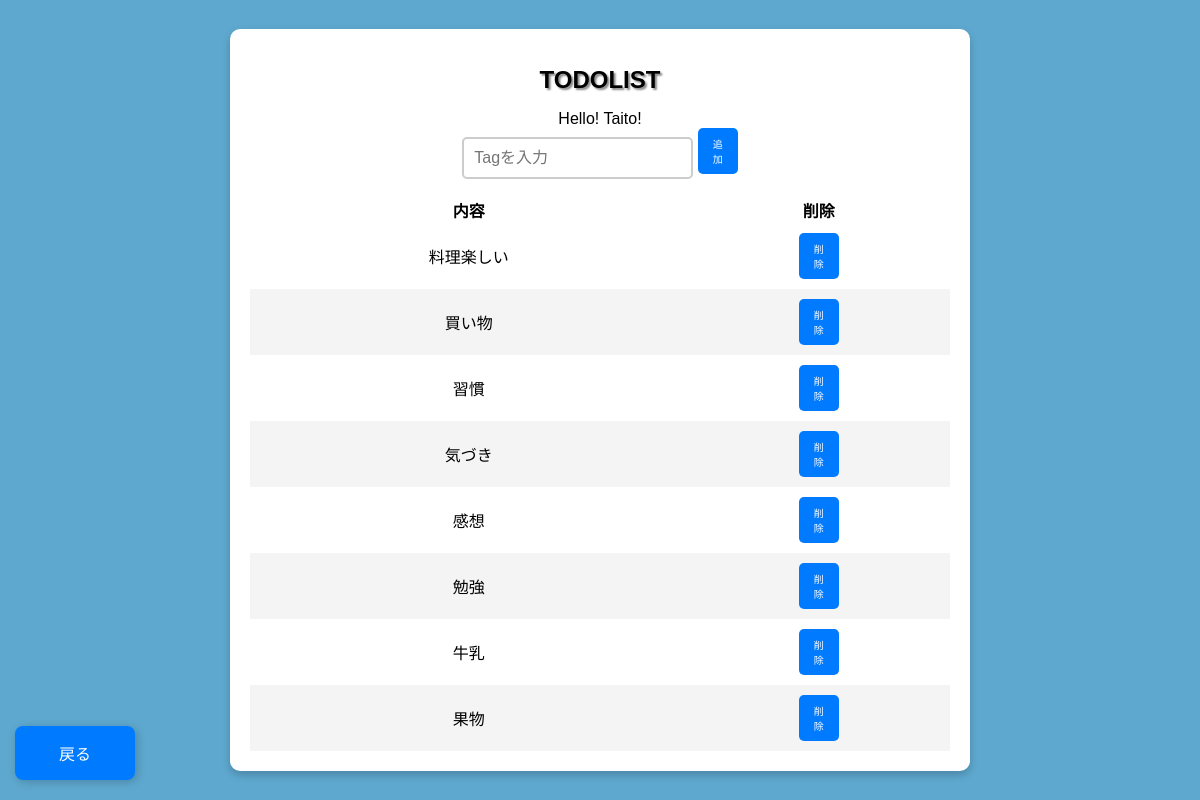
Page /tag on the earlier database version.
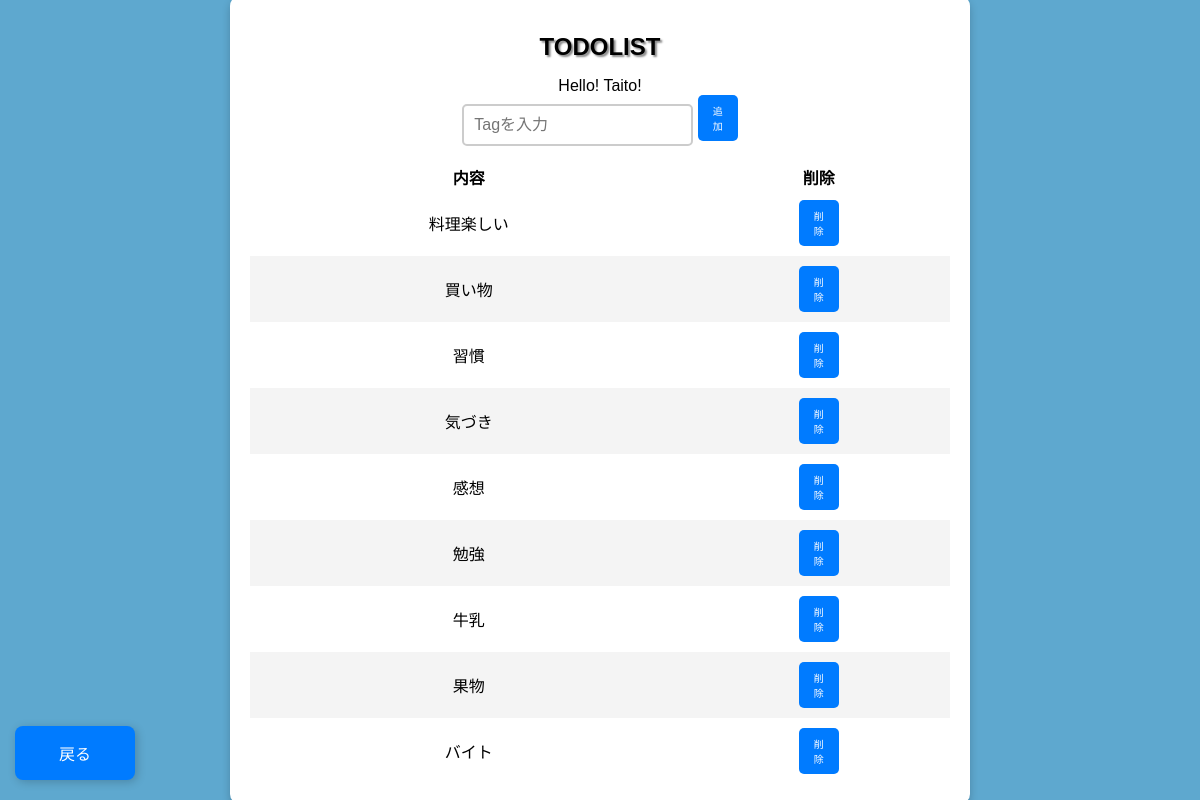
Same page on the later database version.
### app/database/table/models.py (models this page shows)
class Tag(Base):
    __tablename__ = 'tag'
    __table_args__ = {
        'comment': 'tagの内容を管理するテーブル'
    }
    id   = Column('tag_id', Integer, primary_key=True, autoincrement=True)
    desc = Column('description', String(200), nullable=False)
    settings = relationship("Set", back_populates="tag", cascade="all, delete-orphan")

### app/routes/tag.py (the view)
@router.get("/tag")
async def read_tags(
    request: Request,
    skip: int = Query(0),
    limit: int = Query(100)
):
    if limit <0 or skip < 0:
        return RedirectResponse(url="/error/tag")
    tag_query = db.query(Tag).offset(skip).limit(limit)
    tag_list = tag_query.all()
    todo_list = db.query(Todo).all()
    set_list = db.query(Set).all
    db.close()
    return templates.TemplateResponse("taglist.html", {
        "request": request,
        "name": "Taito!",
        "todo_list": todo_list,
        "tag_list": tag_list,
        "set_list": set_list
        })

### app/templates/taglist.html (shortened to what this page needs)
{%- extends "layout.html" %}
{%- block content %}
    <form id="tag-form" class="tag-form" method="POST" action="/tag">
        <input type="text" id="todo-input" class="tag-input" placeholder="Tagを入力" name="box" required>
        <button type="submit" class="add-button">追加</button>
    </form>
    <br>
    <table style="border-collapse: separate; border-spacing: 0;">
        <thead>
            <tr>
                <th>内容</th>
                <th>削除</th>
            </tr>
        </thead>
        <tbody id="todo-list">
            {% for item in tag_list %}
            <tr>
                <td>
                    <a href="/tag/{{ item.id }}" style="color: black; text-decoration: none;">
                        {{ item.desc }}
                    </a>
                </td>
                <td>
                    <button onclick="deleteTag('{{ item.id }}')" class="add-button">
                        削除
                    </button>
                </td>
            </tr>
            {% endfor %}
        </tbody>
    </table>
    <a href="/" class="back-button">戻る</a>
{%- endblock %}

Differences in the rows shown:
added Tag: desc "バイト"
